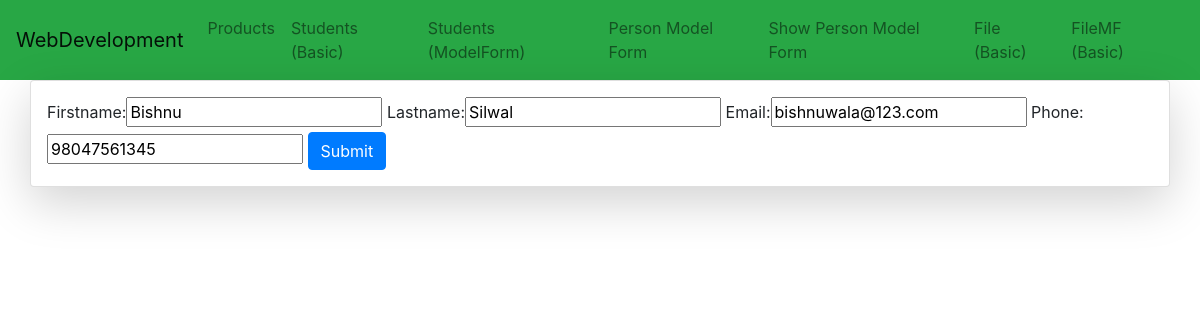
Page /product/updatepersonForm/4 on the committed database.
### Product/models.py (models this page shows)
class Person(models.Model):
    firstname = models.CharField(max_length=100, null=True, validators=[validators.MinLengthValidator(2)])
    lastname = models.CharField(max_length=100, null=True, validators=[validators.MinLengthValidator(2)])
    email = models.EmailField(unique=True, null=True, validators=[validators.validate_email])
    phone = models.CharField(max_length=20, null=True, validators=[validators.MinLengthValidator(7)])

### Product/views.py (the view)
# urls.py: path('updatepersonForm/<int:person_id>', views.update_person_form),
def update_person_form(request, person_id):
    person = Person.objects.get(id=person_id)
    if request.method == "POST":
        form = PersonForm(request.POST, instance=person)
        if form.is_valid():
            form.save()
            return redirect('/product/showpersonForm')
    context = {'form': PersonForm(instance=person)}
    return render(request, 'Product/UpdatePersonForm.html', context)

### Product/forms.py
class PersonForm(ModelForm):
    class Meta:
        model = Person
        fields = '__all__'  # ["firstname", "lastname", "address"] to show only firstname and lastname

### Product/templates/Product/UpdatePersonForm.html (shortened to what this page needs)
{% extends 'Layout.html' %}
{% load bootstrap %}
{% block content %}
 <div class="container">
        <div class="row">
            <div class="card  col-md-12 p-3 shadow-lg">
                <form class="form" method="POST">
                    {{ form | bootstrap_horizontal }}
                    <button type="submit" class="btn btn-primary">Submit</button>
                </form>
            </div>
        </div>
 </div>
{% endblock %}

### rows in the picture
Person: firstname "Bishnu", lastname "Silwal", email "bishnuwala@123.com", phone "98047561345"
